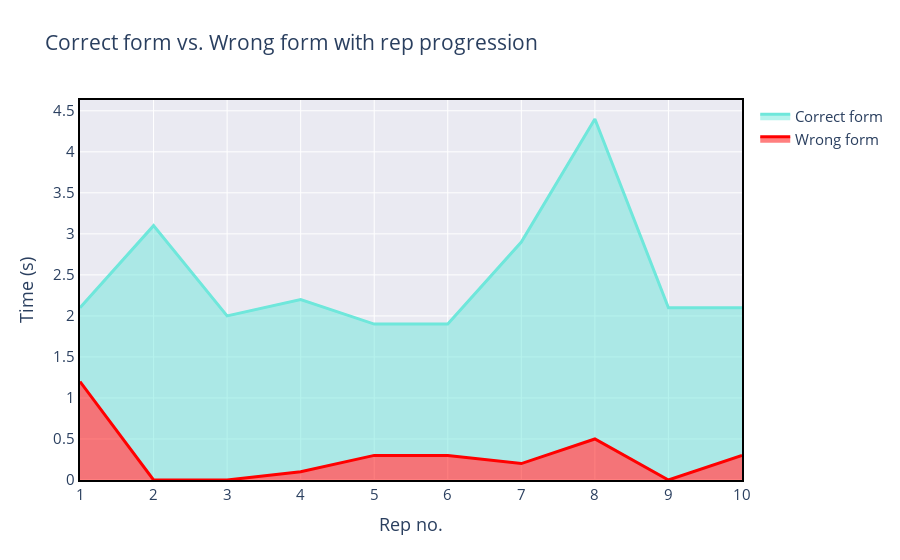

Here is the notebook cell this chart was saved with:
### Markdown cell above
# Time vs. Reps iplot comparing correct form to wrong form

### Code cell
fig2 = go.Figure()

fig2.add_trace(go.Scatter(
    name='Wrong form',
    x=rep_no,
    y=wrong_form,
    text='Wrong form',
    hoverinfo='text+x+y',
    mode='lines',
    line=dict(width=3,
              color='red'),
    stackgroup='one'
))

fig2.add_trace(go.Scatter(
    name='Correct form',
    x=rep_no,
    y=correct_form,
    text='Correct form',
    hoverinfo='text+x+y',
    mode='lines',
    line=dict(width=3,
              color='rgb(111, 231, 219)'),
    stackgroup='one'
))

fig2.update_layout(title='Correct form vs. Wrong form with rep progression',
                   xaxis_title='Rep no.',
                   yaxis_title='Time (s)',
                   xaxis=xaxis,
                   yaxis=yaxis,
                   plot_bgcolor='#EAEAF2',
                   font_size=15
                  )

fig2.show()

### Figure 1 — Plotly figure (JSON) as saved in the notebook; plotly's stock layout.template omitted (floating-point values rounded to 4 significant figures)
{"data": [{"hoverinfo": "text+x+y", "line": {"color": "red", "width": 3}, "mode": "lines", "name": "Wrong form", "stackgroup": "one", "text": "Wrong form", "type": "scatter", "x": [1, 2, 3, 4, 5, 6, 7, 8, 9, 10], "y": [1.2, 0, 0, 0.1, 0.3, 0.3, 0.2, 0.5, 0, 0.3]}, {"hoverinfo": "text+x+y", "line": {"color": "rgb(111, 231, 219)", "width": 3}, "mode": "lines", "name": "Correct form", "stackgroup": "one", "text": "Correct form", "type": "scatter", "x": [1, 2, 3, 4, 5, 6, 7, 8, 9, 10], "y": [0.9, 3.1, 2, 2.1, 1.6, 1.6, 2.7, 3.9, 2.1, 1.8]}], "layout": {"font": {"size": 15}, "plot_bgcolor": "#EAEAF2", "title": {"text": "Correct form vs. Wrong form with rep progression"}, "xaxis": {"dtick": 1, "linecolor": "black", "linewidth": 2, "mirror": true, "showline": true, "title": {"text": "Rep no."}}, "yaxis": {"linecolor": "black", "linewidth": 2, "mirror": true, "showline": true, "title": {"text": "Time (s)"}}}}
